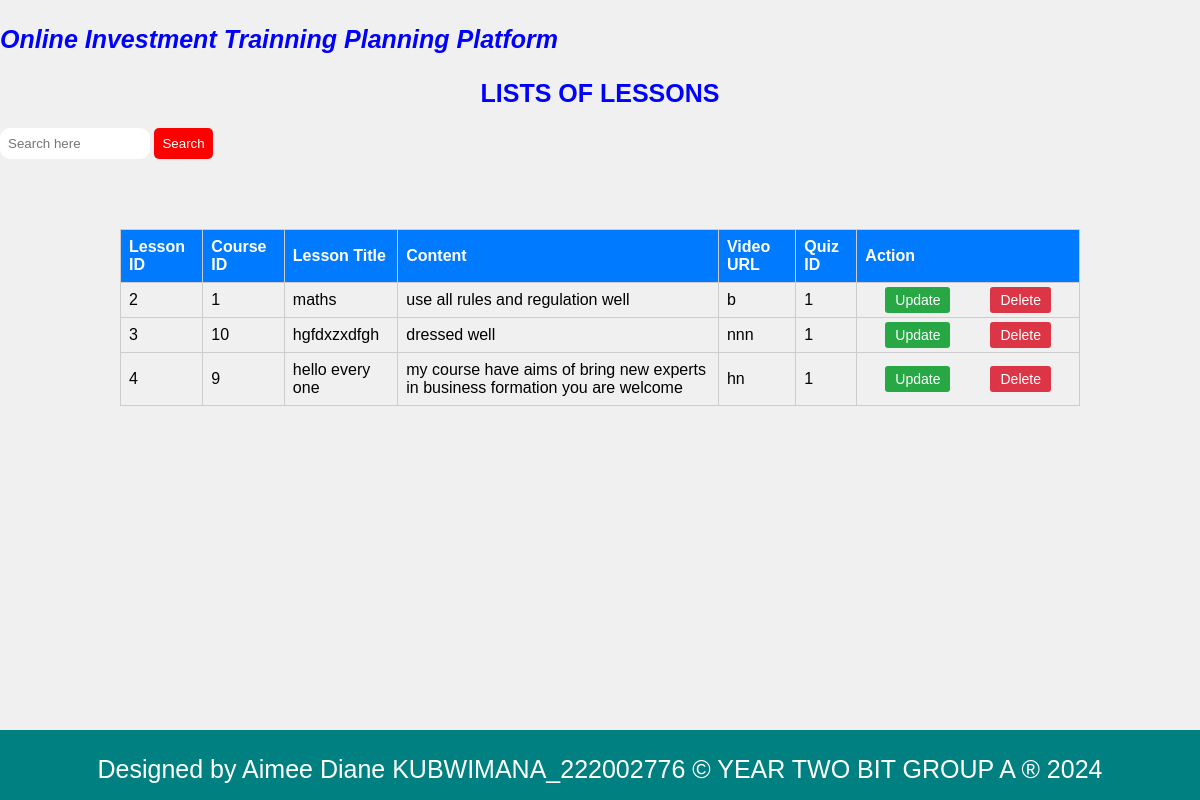
/lesson_table.php, run on the app's committed database.
### tables this page shows
CREATE TABLE `lessons` (
  `LessonID` int(11) NOT NULL,
  `CourseID` int(11) DEFAULT NULL,
  `LessonTitle` varchar(100) NOT NULL,
  `Content` text DEFAULT NULL,
  `VideoURL` varchar(255) DEFAULT NULL,
  `QuizID` int(11) DEFAULT NULL
);

### lesson_table.php (the view, shortened to what this page needs)
<!DOCTYPE html>
<html lang="en">
<head>
</head>
<body>
<p style="font-weight: bold;font-size: 25px;align-items: center;color: blue;"><i>Online Investment Trainning Planning Platform</i></p>
<h2 class="heading">LISTS OF LESSONS </h2>
<div class="search-bar">
            <form action="search.php" method="GET">
                <input type="search" name="query" placeholder="Search here" />
                <button type="submit">Search</button>
            </form></div>
<div class="container">
    <table>
        <thead>
            <tr>
                <th>Lesson ID</th>
                <th>Course ID</th>
                <th>Lesson Title</th>
                <th>Content</th>
                <th>Video URL</th>
                <th>Quiz ID</th>
                <th colspan="2">Action</th>
            </tr>
        </thead>
        <tbody>
            <?php
            include('db_connection.php');
            $sql = "SELECT * FROM lessons";
            $result = $conn->query($sql);
            if ($result->num_rows > 0) {
                while($row = $result->fetch_assoc()) {
                    echo "<tr>";
                    echo "<td>".$row["LessonID"]."</td>";
                    echo "<td>".$row["CourseID"]."</td>";
                    echo "<td>".$row["LessonTitle"]."</td>";
                    echo "<td>".$row["Content"]."</td>";
                    echo "<td>".$row["VideoURL"]."</td>";
                    echo "<td>".$row["QuizID"]."</td>";
                    echo "<td>";
                    echo "<a href='update_lesson.php?LessonID=".$row["LessonID"]."' class='btn btn-update'>Update</a>";
                    echo "<a href='delete_lesson.php?LessonID=".$row["LessonID"]."' class='btn btn-delete'>Delete</a>";
                    echo "</td>";
                    echo "</tr>";
                }
            } else {
                echo "<tr><td colspan='7'>No records found</td></tr>";
            }
            ?>
        </tbody>
    </table>
</div>
<footer>
    <p style="text-align: center;">Designed by Aimee Diane KUBWIMANA_222002776 &copy; YEAR TWO BIT GROUP A &reg; 2024</p>
</footer>
</body>
</html>

### lesson_table.php (style rules this page uses)
body { font-family: Arial, sans-serif; background-color: #f0f0f0; margin: 0; padding: 0; }
.search-bar input[type="search"] { width: 150px; padding: 8px; border-radius: 10px; border: none; }
.search-bar button[type="submit"] { background-color: red; color: white; padding: 8px; border: none; border-radius: 5px; cursor: pointer; }
.container { width: 80%; margin: 50px auto; padding: 20px; }
.heading { text-align: center; font-weight: bold; font-size: 25px; color: blue; margin-bottom: 20px; }
table { width: 100%; border-collapse: collapse; }
th, td { border: 1px solid #ccc; padding: 8px; text-align: left; }
th { background-color: #007bff; color: white; }
.btn { padding: 5px 10px; font-size: 14px; background-color: #007bff; color: white; border: none; border-radius: 3px; cursor: pointer; text-decoration: none; margin: 20px; }
.btn-delete { background-color: #dc3545; }
.btn-update { background-color: #28a745; }
footer { background-color:teal; text-align: center; width: 100%; height: 70px; color: white; font-size: 25px; position: fixed; bottom: 0; left: 0; }

### data on the page
lessons: LessonID "2", CourseID "1", LessonTitle "maths", Content "use all rules and regulation well", VideoURL "b", QuizID "1"
lessons: LessonID "3", CourseID "10", LessonTitle "hgfdxzxdfgh", Content "dressed well", VideoURL "nnn", QuizID "1"
lessons: LessonID "4", CourseID "9", LessonTitle "hello every one", Content "my course have aims of bring new experts in business formation you are welcome", VideoURL "hn", QuizID "1"
